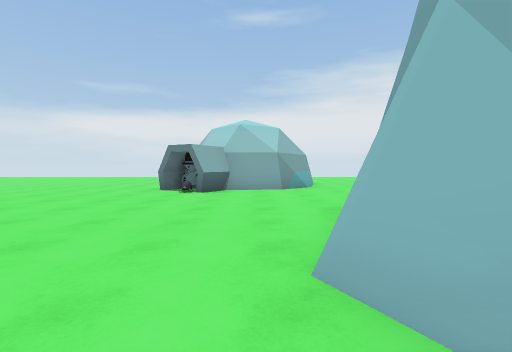
[1] (above)

21 first-person views from a walk through a scene from a Unity 3-D project. The camera is 1.3 m above the floor, tilts 2° down and sees 85° across. The floor is counted in squares, 2 m on a side. Each view is taken from the middle of a square. On the plan, view 1 faces up. The plan holds only what a view shows up to about 9 squares ahead; the rest is blank. The place goes on beyond the plan. The player character is not drawn.

[2]
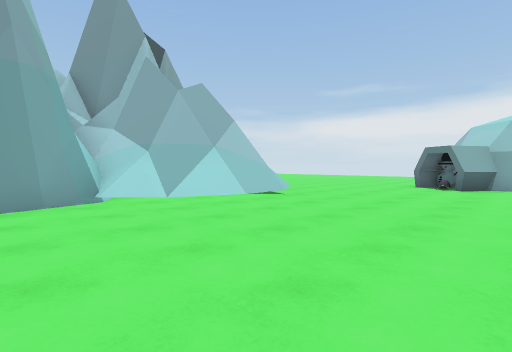

[3]
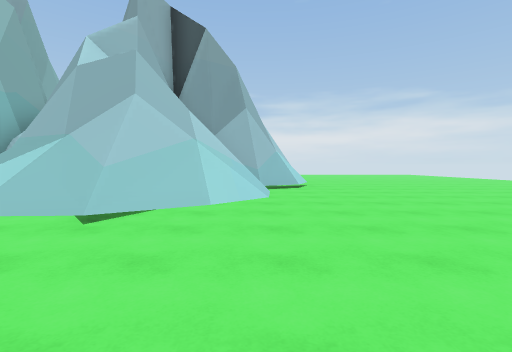

[4]
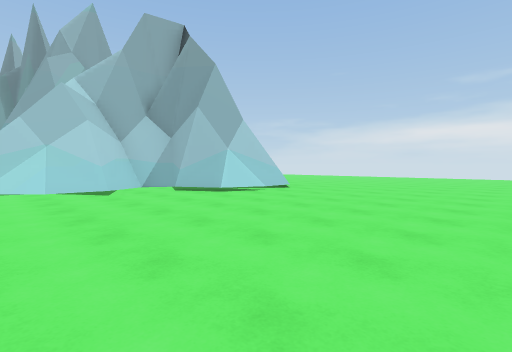

[5]
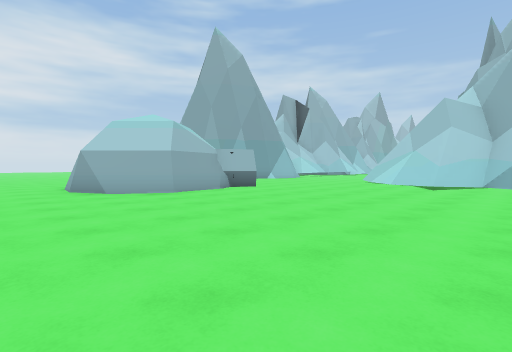

[6]
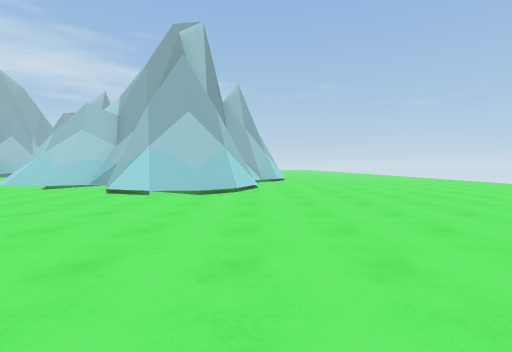

[7]
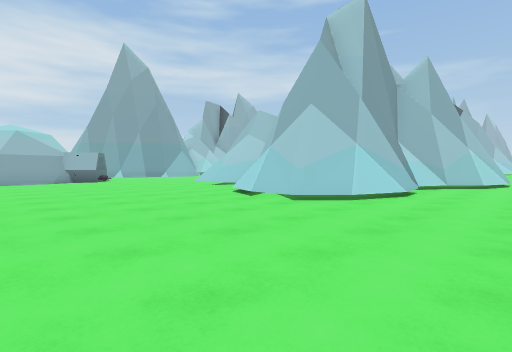

[8]
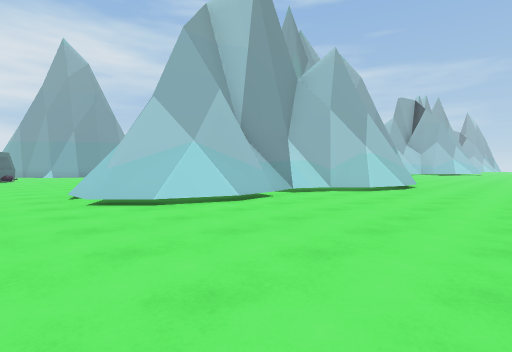

[9]
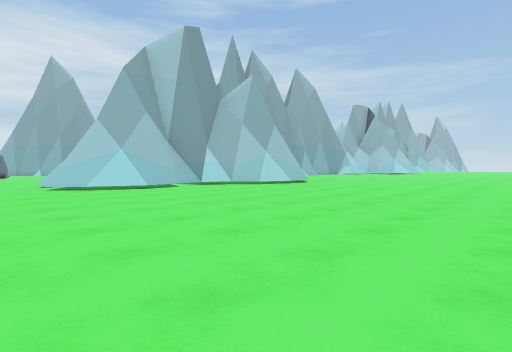

[10]
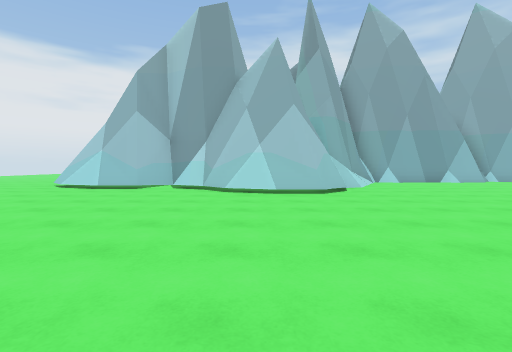

[11]
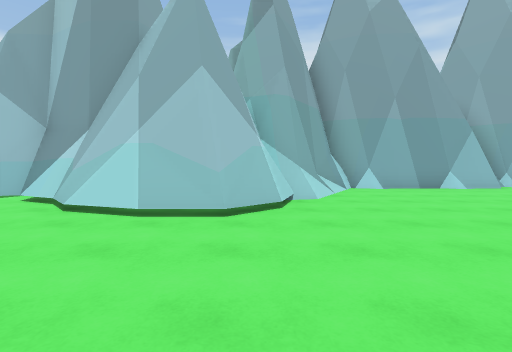

[12]
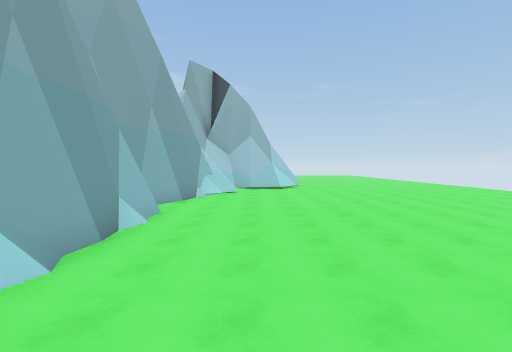

[13]
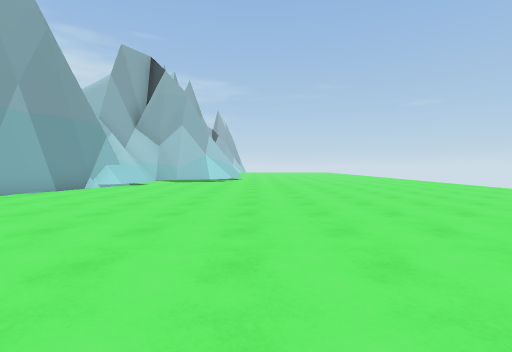

[14]
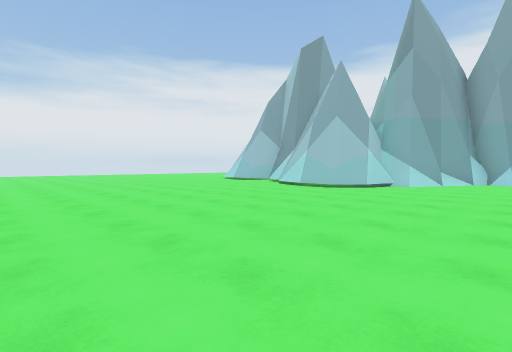

[15]
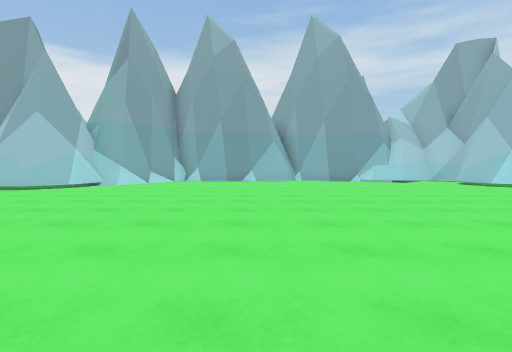

[16]
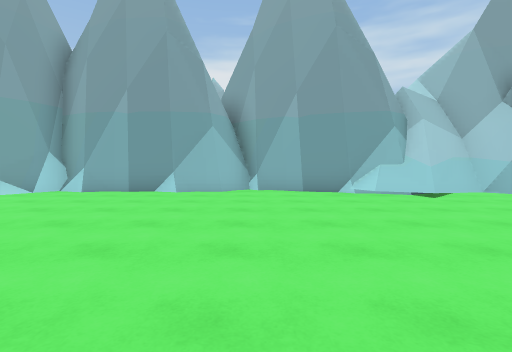

[17]
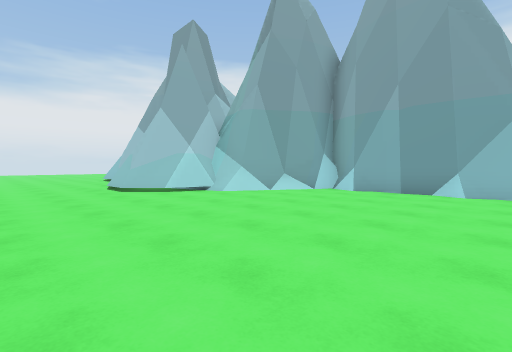

[18]
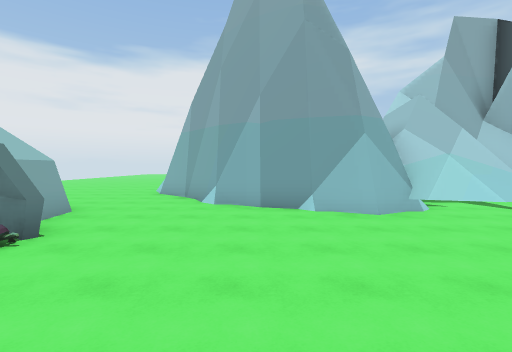

[19]
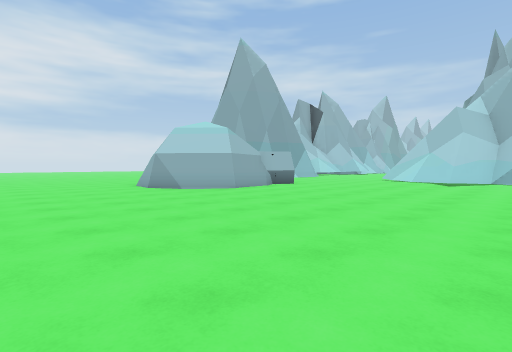

[20]
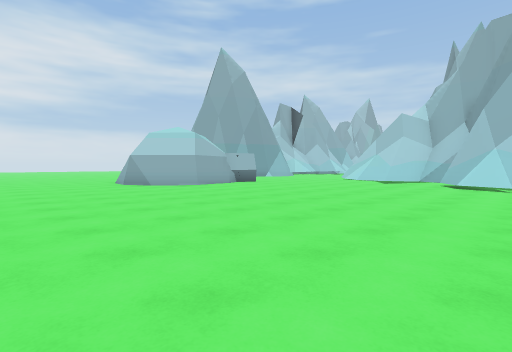

[21]
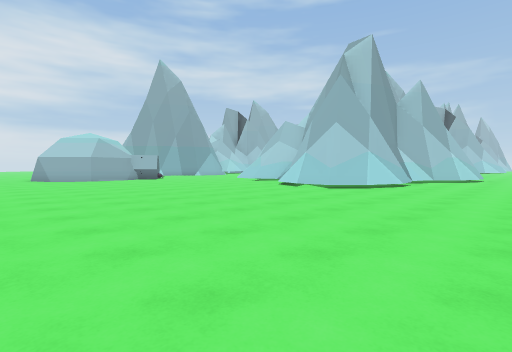

### Floor plan
Key: @ floor where view 1 was taken; # wall or solid block; . floor; / step, stairs or slope; = window, fence, low wall or low ledge; ^ raised ledge; O other object.
Columns run from 22 left of view 1 to 4 right of it. Each row starts with its distance up from view 1.
 16            ............
 15            .............
 14       ..................
 13       ..................
 12       ...............##.
 11       ..............##
 10       ..............#
  9      ...............## #...
  8  ...................O###...
  7  ...................O......
  6  .........###/............#
  5  ......../####/=/.......###
  4  ......../#^^//^//......#
  3 .........//^^^^^^#/....##
  2 .........##^  ^ ^//....##
  1 .........##  ^ ^=//....##
  0 ........##  ####//....@=###
 -1 ........##     ##...../ =#^
 -2 ........####    ##..... =^^
 -3 ........../##           /^
 -4 .........../##
 -5 ............/#
 -6 ............/#
 -7  .........../#
 -8 ............/#
 -9  .........../#
-10  ............#
-11  ............#
-12 ............##
-13 .........../#

Positions as (right, up) in squares from view 1, and headings:
1: (0, 0), facing up
2: (0, -2), facing up-left
3: (-1, 5), facing left
4: (-5, 12), facing down-left
5: (-9, 14), facing down-right
6: (-13, 13), facing down
7: (-15, 11), facing down-right
8: (-17, 8), facing down-right
9: (-21, 8), facing down-right
10: (-21, 0), facing right
11: (-18, -2), facing right
12: (-12, -3), facing down
13: (-15, -4), facing down
14: (-22, -6), facing up-right
15: (-22, -8), facing right
16: (-17, -10), facing right
17: (-17, -9), facing up-right
18: (-5, 4), facing right
19: (-9, 16), facing down-right
20: (-11, 16), facing down-right
21: (-16, 14), facing down-right
